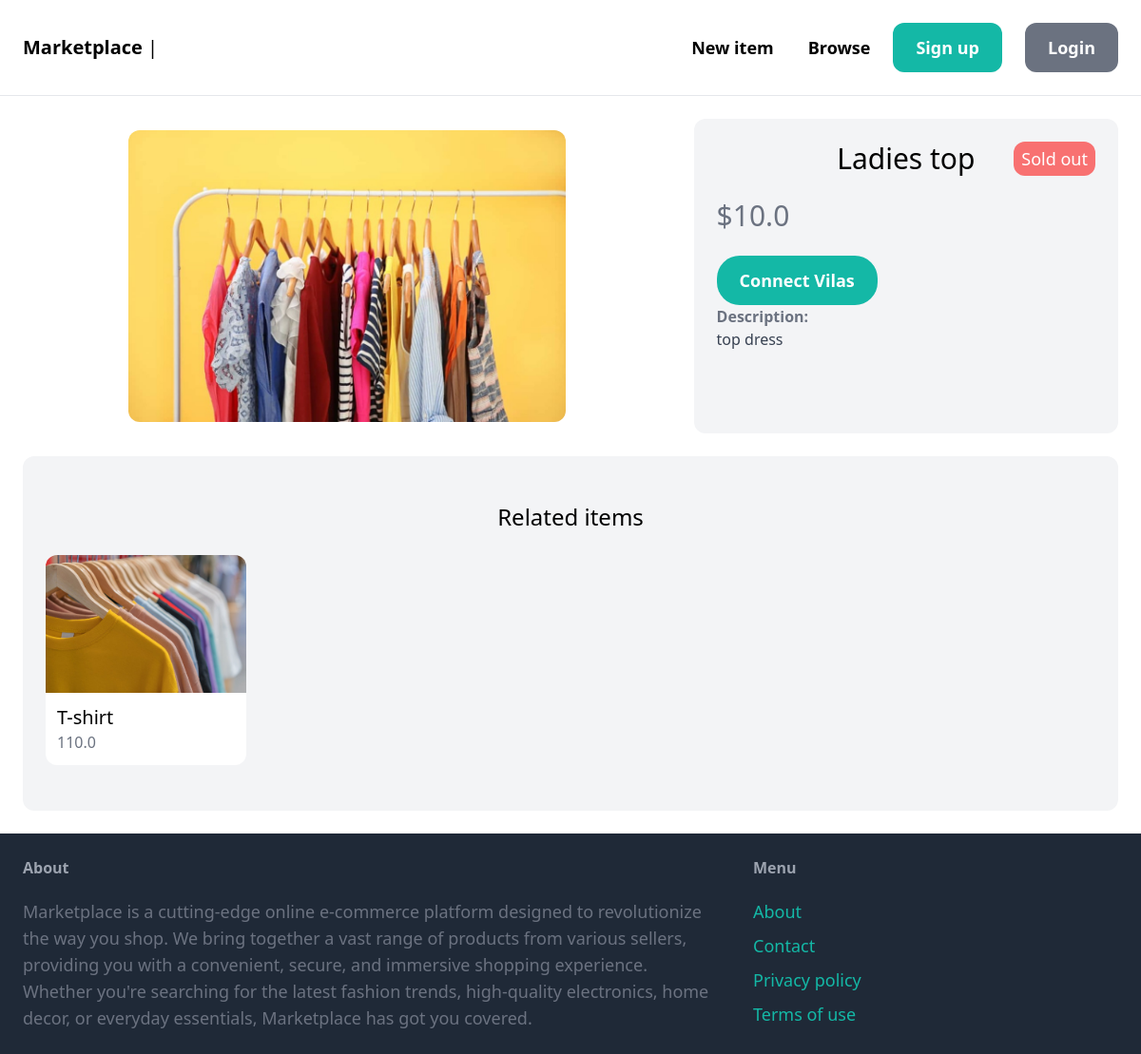
Page /dashboard/items/8/ on the earlier database version.
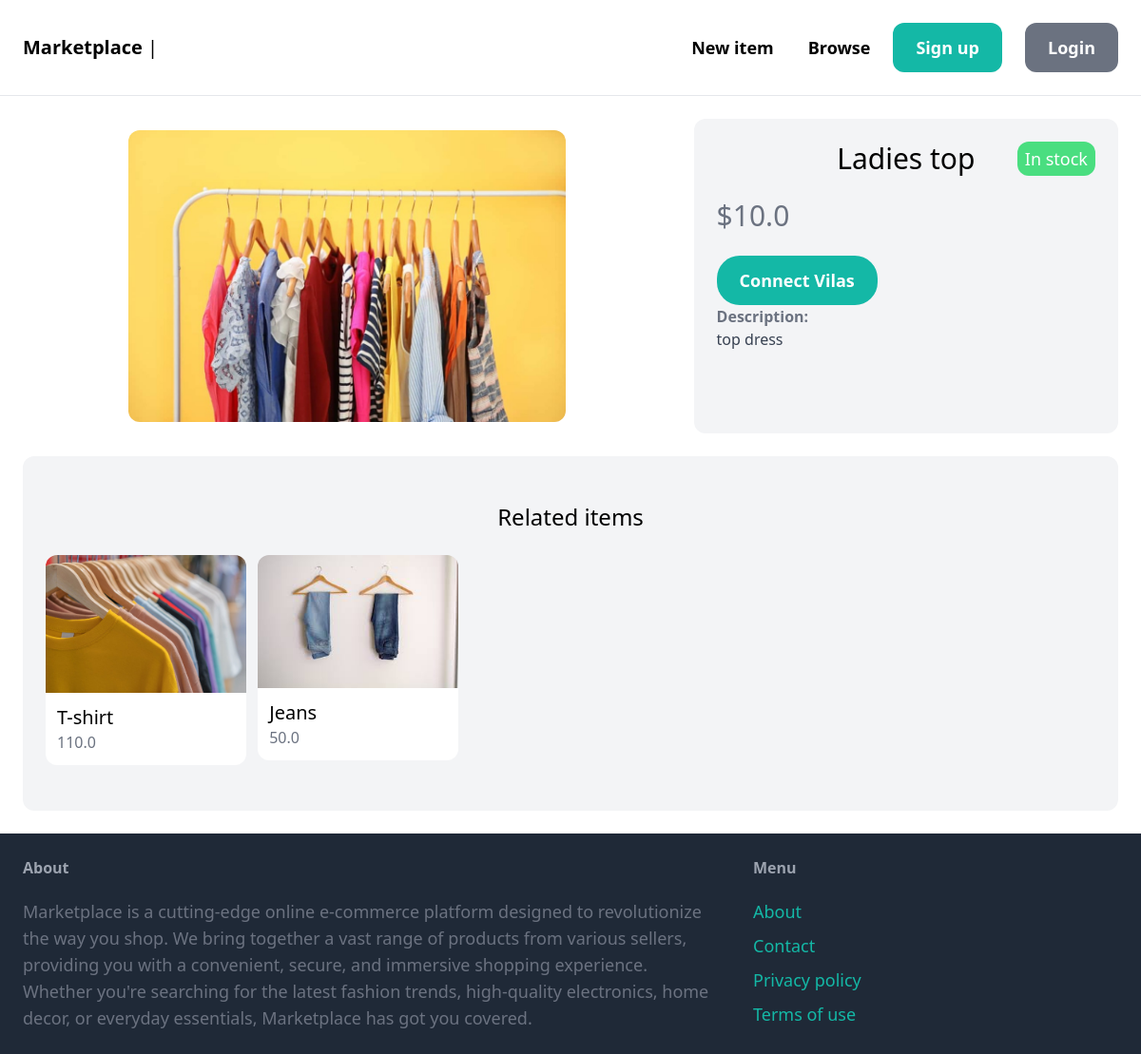
Same page on the later database version.
### item/models.py (models this page shows, shortened)
class Item(models.Model):
    category = models.ForeignKey(Category, related_name='items', on_delete=models.CASCADE)
    name = models.CharField(max_length=255)
    description = models.TextField(blank=True,null=True)
    size = models.CharField(max_length=100,blank=True,null=True)
    color = models.CharField(max_length=100,blank=True,null=True)
    gender = models.CharField(max_length=100,blank=True,null=True)
    price=models.FloatField(default=0.0)
    image = models.ImageField(upload_to='item_images', blank=True, null=True)
    is_sold = models.BooleanField(default=False)
    created_by = models.ForeignKey(User, on_delete=models.CASCADE, related_name='items')
    created_at=models.DateTimeField(auto_now_add=True)

### item/views.py (the view)
# urls.py: path('<int:pk>/', views.detail, name='detail'),
def detail(request, pk):
    item = get_object_or_404(Item, pk=pk)
    related_items = Item.objects.filter(category=item.category).exclude(pk=pk)[:3]
    if item.color:
        item.color = item.color.replace(',', ' ')
        item.color = item.color.replace('[', '')
        item.color = item.color.replace(']', '')
        item.color = item.color.replace("'", '')
    return render(request, 'item/detail.html',{
        'item':item,
        'related_items':related_items,
    })

### item/templates/item/detail.html (shortened to what this page needs)
{% extends 'core/base.html' %}
{% block content %}
<div class="sm:grid grid-cols-5 gap-6">
    <div class="col-span-3 m-3 ">
        <img src="{{ item.image.url }}" class="rounded-xl max-w-[70%]  m-auto  dark:brightness-100" alt="">
    </div>
    <div class="col-span-2 p-6 bg-gray-100 dark:text-white dark:bg-gray-800 rounded-xl text-center md:text-left">
        <h1 class="mb-6 relative sm:text-3xl text-lg text-center">{{item.name}}
            {% if item.is_sold == True %}
            <span class="inline-block md:absolute right-0 sm:text-lg text-sm bg-red-400 py-1 px-2 rounded-xl text-white">Sold out</span>
            {% else %}
            <span class="inline-block md:absolute right-0 sm:text-lg text-sm bg-green-400 py-1 px-2 rounded-xl text-white">In stock</span>
            {% endif %}
        </h1>
        <div class="sm:flex flex-col justify-between md:w-3/4">
            <div>
                <h1 class="text-gray-500 dark:text-white md:text-3xl text-left">${{item.price}}</h1>
            </div>
        </div>
        {% if request.user == item.created_by %}
        <div class="mt-6 p-6 bg-white dark:bg-gray-900  dark:text-white rounded-xl text-center md:text-left   ">
            <p>This is your item!</p>
            <a href="{% url 'item:edit' item.id %}" class="inline-block   mt-6 px-6 py-3 text-lg font-semibold bg-yellow-500 text-white rounded-xl">Edit</a>
            <a href="{% url 'item:delete'  item.id %}" class="inline-block   mt-6 px-6 py-3 text-lg font-semibold bg-red-500 text-white rounded-xl">Delete</a>
        </div>
        {% else %}
        <a href="{% url 'conversation:new' item.id %}" class="inline-block mt-6 px-6 py-3 text-lg font-semibold bg-teal-500 text-white rounded-3xl hover:bg-teal-700">Connect {{item.created_by.username}}</a>
        {% endif %}
        {% if item.description %}
        <p class="text-gray-700 dark:text-white">
            <strong class="text-gray-500 dark:text-white">Description:</strong>
            <br>
            {{item.description}}
        </p>
        {% endif %}
    </div>
</div>
<div class="mt-6 px-6 py-12 bg-gray-100 dark:text-white dark:bg-gray-800 rounded-xl">
    <h2 class="mb-6 text-2xl text-center">Related items</h2>
    <div class="grid md:grid-cols-5 grid-cols-2 gap-3">
        {% for item in related_items %}
            <div>
                <a href="{% url 'item:detail' item.id %}">
                    <div class="md-shrink-0">
                        <img src="{{ item.image.url }}" class="rounded-t-xl dark:brightness-50">
                    </div>
                    <div class="p-3 bg-white dark:text-white dark:bg-gray-900 rounded-b-xl ">
                        <h2 class="sm:text-xl break-words">{{ item.name }}</h2>
                        <h1 class="text-gray-500 ">{{item.price}}</h1>
                    </div>
                </a>
            </div>
        {% endfor %}
    </div>
</div>
{% endblock content %}

Differences in the rows shown:
changed Item "Ladies top": is_sold True → False (drawn)
added Item: image (picture), name "Jeans", price "50.0"
Other differences:
text no longer shown: "Sold out"
text now shown: "In stock"
